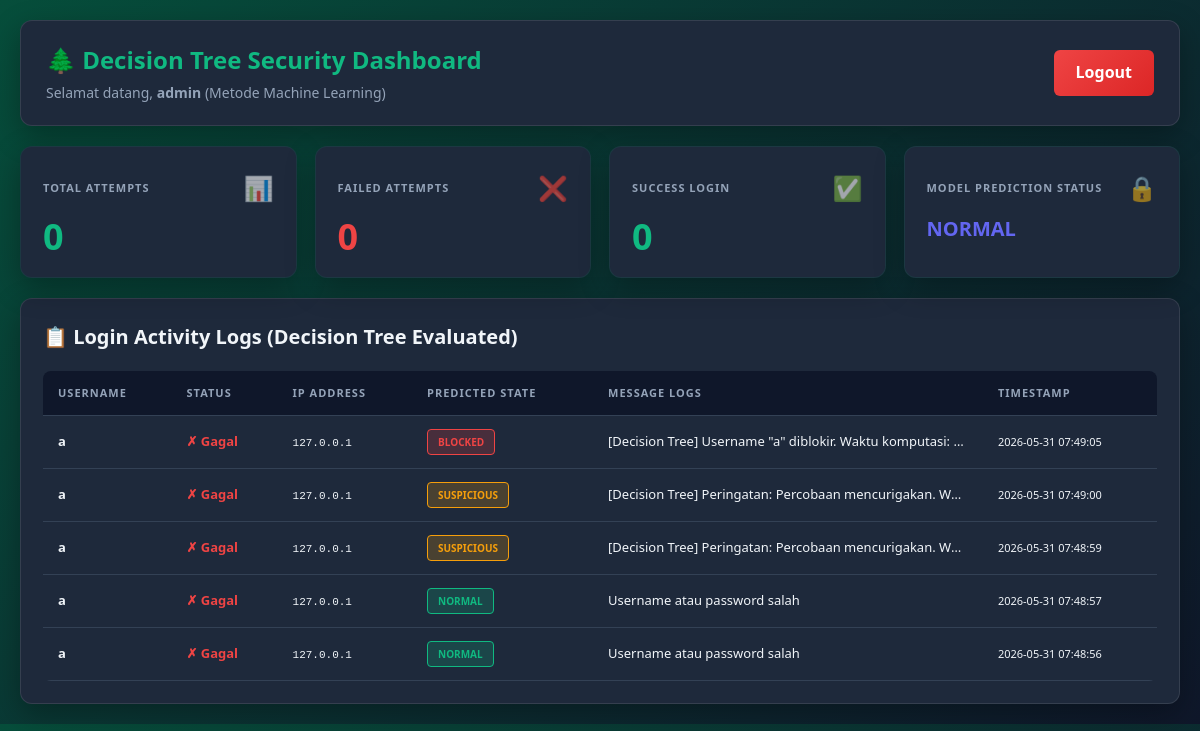
The page /dashboard (signed in) on the database as committed earlier.
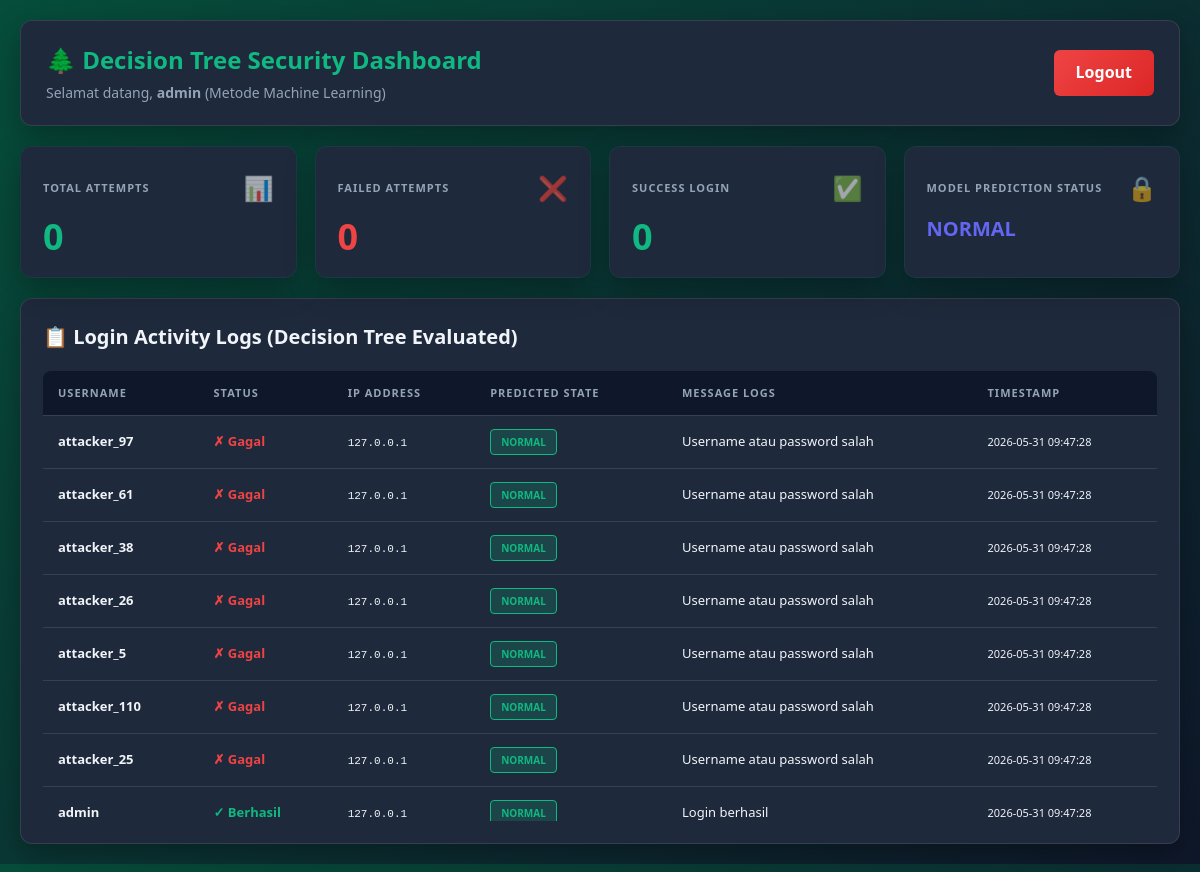
The same page on the database as committed later.
### tables this page shows
CREATE TABLE login_logs (
                id INTEGER PRIMARY KEY AUTOINCREMENT,
                username TEXT NOT NULL,
                success BOOLEAN NOT NULL,
                ip_address TEXT,
                state TEXT NOT NULL,
                message TEXT,
                timestamp TIMESTAMP DEFAULT CURRENT_TIMESTAMP
            );

### app.py (the view)
@app.route('/dashboard')
def dashboard():
    if 'username' not in session:
        return redirect(url_for('login'))
    username = session['username']
    ip_address = request.remote_addr
    stats = dt_detector.get_statistics(username=username, ip_address=ip_address)
    detailed_stats = dt_detector.get_detailed_stats()
    logs = db.get_login_logs(limit=50)
    return render_template('dashboard.html',
                           username=username,
                           stats=stats,
                           detailed_stats=detailed_stats,
                           logs=logs)

### database.py (called while the page is built)
    def get_login_logs(self, limit=100):
        conn = sqlite3.connect(self.db_name)
        cursor = conn.cursor()
        cursor.execute('''
            SELECT username, success, ip_address, state, message, timestamp
            FROM login_logs
            ORDER BY timestamp DESC
            LIMIT ?
        ''', (limit,))
        logs = cursor.fetchall()
        conn.close()
        return logs

### dt_detector.py (called while the page is built)
    def get_statistics(self, username=None, ip_address=None):
        return {
            'total_attempts': 0, 'failed_attempts': 0, 'successful_attempts': 0,
            'current_state': 'normal', 'tracking': 'Decision Tree Classifier'
        }

    def get_detailed_stats(self):
        return {'total_tracked_usernames': len(self.username_attempts)}

### templates/dashboard.html (shortened to what this page needs)
<!doctype html>
<html lang="id">
  <head>
    <link
      rel="stylesheet"
      href="{{ url_for('static', filename='css/style.css') }}"
    />
  </head>
  <body class="dashboard-body">
    <div class="dashboard-container">
      <div class="dashboard-header">
        <div class="header-content">
          <h1>🌲 Decision Tree Security Dashboard</h1>
          <p class="welcome-text">
            Selamat datang, <strong>{{ username }}</strong> (Metode Machine
            Learning)
          </p>
        </div>
        <a href="{{ url_for('logout') }}" class="btn-logout">Logout</a>
      </div>
      <div class="stats-grid">
        <div class="stat-card">
          <div class="stat-header">
            <span class="stat-label">Total Attempts</span>
            <span class="stat-icon">📊</span>
          </div>
          <div class="stat-value">{{ stats.total_attempts }}</div>
        </div>
        <div class="stat-card">
          <div class="stat-header">
            <span class="stat-label">Failed Attempts</span>
            <span class="stat-icon">❌</span>
          </div>
          <div class="stat-value" style="color: #ef4444">
            {{ stats.failed_attempts }}
          </div>
        </div>
        <div class="stat-card">
          <div class="stat-header">
            <span class="stat-label">Success Login</span>
            <span class="stat-icon">✅</span>
          </div>
          <div class="stat-value" style="color: #10b981">
            {{ stats.successful_attempts }}
          </div>
        </div>
        <div class="stat-card">
          <div class="stat-header">
            <span class="stat-label">Model Prediction Status</span>
            <span class="stat-icon">🔒</span>
          </div>
          <div
            class="stat-value"
            style="font-size: 20px; text-transform: uppercase; color: #6366f1"
          >
            {{ stats.current_state }}
          </div>
        </div>
      </div>
      <div class="logs-section">
        <h2>📋 Login Activity Logs (Decision Tree Evaluated)</h2>
        <div class="table-container">
          <table>
            <thead>
              <tr>
                <th>Username</th>
                <th>Status</th>
                <th>IP Address</th>
                <th>Predicted State</th>
                <th>Message Logs</th>
                <th>Timestamp</th>
              </tr>
            </thead>
            <tbody>
              {% for log in logs %}
              <tr>
                <td><strong>{{ log[0] }}</strong></td>
                <td>
                  {% if log[1] %}
                  <span class="status-success">✓ Berhasil</span>
                  {% else %}
                  <span class="status-failed">✗ Gagal</span>
                  {% endif %}
                </td>
                <td><code style="font-size: 11px">{{ log[2] }}</code></td>
                <td>
                  <span class="state-label {{ log[3] }}">{{ log[3] }}</span>
                </td>
                <td
                  style="
                    max-width: 300px;
                    overflow: hidden;
                    text-overflow: ellipsis;
                    white-space: nowrap;
                  "
                >
                  {{ log[4] }}
                </td>
                <td style="font-size: 11px; white-space: nowrap">
                  {{ log[5] }}
                </td>
              </tr>
              {% endfor %}
            </tbody>
          </table>
        </div>
      </div>
    </div>
  </body>
</html>

### static/css/style.css (style rules this page uses)
* { margin: 0; padding: 0; box-sizing: border-box; }
body { font-family: "Segoe UI", Tahoma, Geneva, Verdana, sans-serif; background: linear-gradient( 135deg, #064e3b 0%, #0f172a 100% ); color: #f1f5f9; line-height: 1.6; }
.dashboard-body { padding: 20px; }
.dashboard-container { max-width: 1400px; margin: 0 auto; }
.dashboard-header { background: #1e293b; padding: 20px 25px; border-radius: 12px; margin-bottom: 20px; display: flex; justify-content: space-between; align-items: center; border: 1px solid rgba(255, 255, 255, 0.1); box-shadow: 0 10px 30px rgba(0, 0, 0, 0.3); }
.header-content h1 { font-size: 24px; color: #10b981; margin-bottom: 3px; font-weight: bold; }
.welcome-text { color: #94a3b8; font-size: 14px; }
.btn-logout { padding: 10px 22px; background: linear-gradient(135deg, #ef4444, #dc2626); border: none; border-radius: 6px; color: white; font-weight: bold; cursor: pointer; text-decoration: none; transition: all 0.3s; display: inline-block; }
.stats-grid { display: grid; grid-template-columns: repeat(4, 1fr); gap: 18px; margin-bottom: 20px; }
.stat-card { background: #1e293b; padding: 22px; border-radius: 12px; border: 1px solid rgba(16, 185, 129, 0.1); box-shadow: 0 10px 30px rgba(0, 0, 0, 0.3); transition: all 0.3s; }
.stat-header { display: flex; justify-content: space-between; align-items: center; margin-bottom: 12px; }
.stat-label { font-size: 11px; color: #94a3b8; text-transform: uppercase; letter-spacing: 1px; font-weight: bold; }
.stat-icon { font-size: 24px; opacity: 0.6; }
.stat-value { font-size: 36px; font-weight: bold; color: #10b981; line-height: 1; }
.logs-section { background: #1e293b; padding: 22px; border-radius: 12px; border: 1px solid rgba(255, 255, 255, 0.1); box-shadow: 0 10px 30px rgba(0, 0, 0, 0.3); }
.logs-section h2 { margin-bottom: 18px; font-size: 20px; font-weight: bold; }
.table-container { overflow-x: auto; max-height: 450px; overflow-y: auto; border-radius: 8px; }
table { width: 100%; border-collapse: collapse; }
thead { position: sticky; top: 0; background: #0f172a; z-index: 10; }
th, td { padding: 13px 15px; text-align: left; border-bottom: 1px solid #334155; }
th { color: #94a3b8; font-size: 11px; text-transform: uppercase; font-weight: bold; letter-spacing: 1px; }
td { font-size: 13px; color: #f1f5f9; }
tbody tr { transition: background 0.2s; }
.status-success { color: #10b981; font-weight: bold; }
.status-failed { color: #ef4444; font-weight: bold; }
.state-label { display: inline-block; padding: 4px 10px; border-radius: 4px; font-size: 10px; font-weight: bold; text-transform: uppercase; }
.state-label.normal { background: rgba(16, 185, 129, 0.2); color: #10b981; border: 1px solid #10b981; }

Rows that differ between the two databases and show on the page:
no longer on this page (row unchanged): login_logs: username "a", success "✗ Gagal", ip_address "127.0.0.1", state "BLOCKED", message "[Decision Tree] Username \"a\" diblokir. Waktu komputasi:…", timestamp "2026-05-31 07:49:05"
no longer on this page (row unchanged): login_logs: username "a", success "✗ Gagal", ip_address "127.0.0.1", state "SUSPICIOUS", message "[Decision Tree] Peringatan: Percobaan mencurigakan. W…", timestamp "2026-05-31 07:49:00"
no longer on this page (row unchanged): login_logs: username "a", success "✗ Gagal", ip_address "127.0.0.1", state "SUSPICIOUS", message "[Decision Tree] Peringatan: Percobaan mencurigakan. W…", timestamp "2026-05-31 07:48:59"
no longer on this page (row unchanged): login_logs: username "a", success "✗ Gagal", ip_address "127.0.0.1", state "NORMAL", message "Username atau password salah", timestamp "2026-05-31 07:48:57"
no longer on this page (row unchanged): login_logs: username "a", success "✗ Gagal", ip_address "127.0.0.1", state "NORMAL", message "Username atau password salah", timestamp "2026-05-31 07:48:56"
added login_logs: username "attacker_97", success "✗ Gagal", ip_address "127.0.0.1", state "NORMAL", message "Username atau password salah", timestamp "2026-05-31 09:47:28"
added login_logs: username "attacker_61", success "✗ Gagal", ip_address "127.0.0.1", state "NORMAL", message "Username atau password salah", timestamp "2026-05-31 09:47:28"
added login_logs: username "attacker_38", success "✗ Gagal", ip_address "127.0.0.1", state "NORMAL", message "Username atau password salah", timestamp "2026-05-31 09:47:28"
added login_logs: username "attacker_26", success "✗ Gagal", ip_address "127.0.0.1", state "NORMAL", message "Username atau password salah", timestamp "2026-05-31 09:47:28"
added login_logs: username "attacker_5", success "✗ Gagal", ip_address "127.0.0.1", state "NORMAL", message "Username atau password salah", timestamp "2026-05-31 09:47:28"
added login_logs: username "attacker_110", success "✗ Gagal", ip_address "127.0.0.1", state "NORMAL", message "Username atau password salah", timestamp "2026-05-31 09:47:28"
added login_logs: username "attacker_25", success "✗ Gagal", ip_address "127.0.0.1", state "NORMAL", message "Username atau password salah", timestamp "2026-05-31 09:47:28"
added login_logs: username "admin", success "✓ Berhasil", ip_address "127.0.0.1", state "NORMAL", message "Login berhasil", timestamp "2026-05-31 09:47:28"
